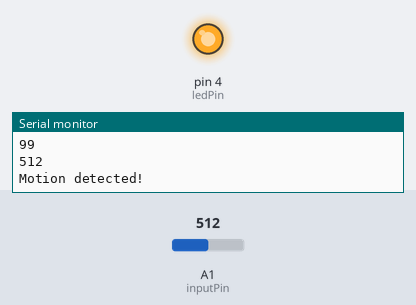
This sketch was run on a simulated Arduino Uno, built with avr-gcc and run on an emulated ATmega328P. Parts: output pins drawn as LEDs (lit = HIGH), the last lines printed to the serial monitor. Dashed ring = blinking. The test bench sets the inputs (shaded band); at power-on: A1 (inputPin) = 512.

Above: at 1.9 s.
2.0 s: A1 (inputPin) set to 999
At 2.15 s:
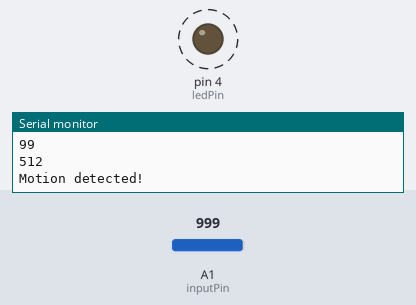
6.3 s: A1 (inputPin) set to 1023
At 7.7 s:
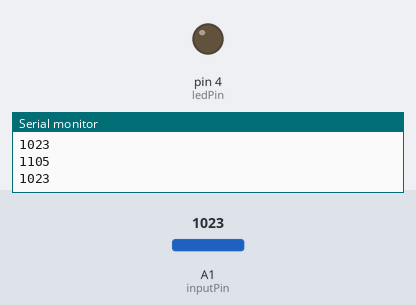
Timing chart, 0 to 14.0 s (numbered marks = the images above; inputs shaded):
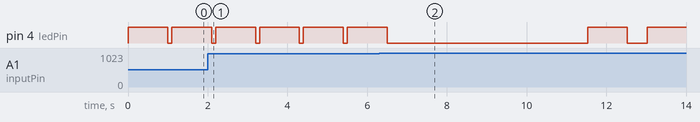

Measured:
- the behaviour switches between 1015 and 1016 on A1 (inputPin) (found by bisection; images 1 and 2)

The sketch:

pirTestAnalog.ino
```cpp
/*
 * PIR sensor tester
 */

int ledPin = 4; // choose the pin for the LED
int inputPin = A1; // choose the input pin (for PIR sensor)
int val = 0; // variable for reading the pin status
unsigned long thisTime = 0;
void setup() {
    pinMode(ledPin, OUTPUT); // declare LED as output
    pinMode(inputPin, INPUT); // declare sensor as input

    Serial.begin(9600);
}

void loop() {
    Serial.println(millis() - thisTime);
    val = analogRead(inputPin); // read input value
    Serial.println(val);
    if (val >= 1026 || val <= 1015) { // check if the input is HIGH
        digitalWrite(ledPin, HIGH); // turn LED ON
        // we have just turned on
        Serial.println("Motion detected!");
        delay(1000);
        // We only want to print on the output change, not state

        thisTime = millis();

        digitalWrite(ledPin, LOW); // turn LED OFF
    } else {
        if (millis() - thisTime > 5000) {
            digitalWrite(ledPin, HIGH);
            delay(1000);
            digitalWrite(ledPin, LOW);
            delay(500);
            digitalWrite(ledPin, HIGH);
            delay(2000);
            digitalWrite(ledPin, LOW);
            Serial.println("AAAAAAAAAAA");
        }
    }
    delay(100);
}
```
